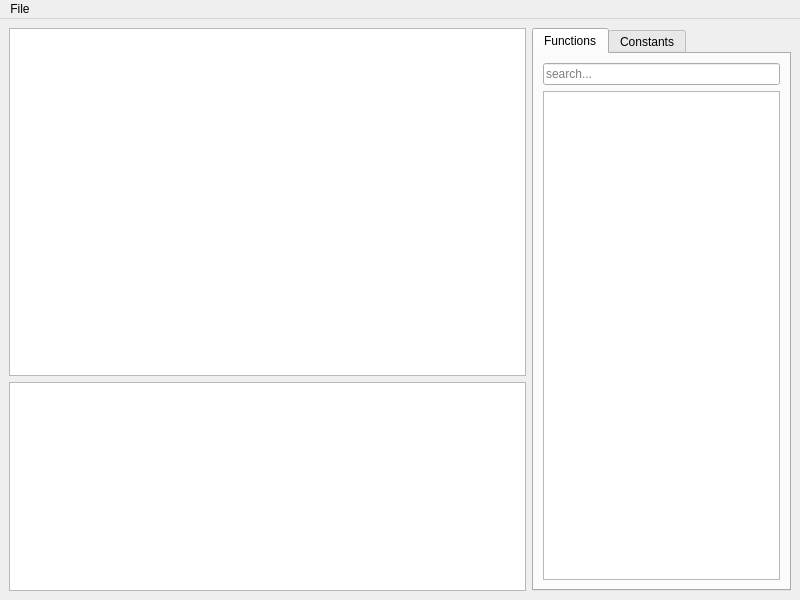
<?xml version="1.0" encoding="UTF-8"?>
<ui version="4.0">
 <class>MainWindow</class>
 <widget class="QMainWindow" name="MainWindow">
  <property name="geometry">
   <rect>
    <x>0</x>
    <y>0</y>
    <width>800</width>
    <height>600</height>
   </rect>
  </property>
  <property name="windowTitle">
   <string>MainWindow</string>
  </property>
  <widget class="QWidget" name="centralwidget">
   <layout class="QHBoxLayout" name="horizontalLayout" stretch="2,1">
    <item>
     <layout class="QVBoxLayout" name="verticalLayout" stretch="5,3">
      <item>
       <widget class="CodeEditor" name="codeEdit">
        <property name="font">
         <font>
          <family>Courier New</family>
         </font>
        </property>
        <property name="lineWrapMode">
         <enum>QPlainTextEdit::NoWrap</enum>
        </property>
       </widget>
      </item>
      <item>
       <widget class="QPlainTextEdit" name="descriptionEdit">
        <property name="font">
         <font>
          <family>Courier New</family>
         </font>
        </property>
        <property name="lineWrapMode">
         <enum>QPlainTextEdit::NoWrap</enum>
        </property>
        <property name="readOnly">
         <bool>true</bool>
        </property>
       </widget>
      </item>
     </layout>
    </item>
    <item>
     <widget class="QTabWidget" name="tabWidget">
      <property name="currentIndex">
       <number>0</number>
      </property>
      <widget class="QWidget" name="tab">
       <attribute name="title">
        <string>Functions</string>
       </attribute>
       <layout class="QVBoxLayout" name="verticalLayout_2">
        <item>
         <widget class="QLineEdit" name="functionSearchEdit">
          <property name="placeholderText">
           <string>search...</string>
          </property>
         </widget>
        </item>
        <item>
         <widget class="QListWidget" name="functionList">
          <property name="font">
           <font>
            <family>Courier New</family>
            <pointsize>8</pointsize>
           </font>
          </property>
         </widget>
        </item>
       </layout>
      </widget>
      <widget class="QWidget" name="tab_2">
       <attribute name="title">
        <string>Constants</string>
       </attribute>
       <layout class="QVBoxLayout" name="verticalLayout_3">
        <item>
         <widget class="QLineEdit" name="constantSearchEdit">
          <property name="placeholderText">
           <string>search...</string>
          </property>
         </widget>
        </item>
        <item>
         <widget class="QListWidget" name="constantList">
          <property name="font">
           <font>
            <family>Courier New</family>
            <pointsize>8</pointsize>
           </font>
          </property>
         </widget>
        </item>
       </layout>
      </widget>
     </widget>
    </item>
   </layout>
  </widget>
  <widget class="QMenuBar" name="menubar">
   <property name="geometry">
    <rect>
     <x>0</x>
     <y>0</y>
     <width>800</width>
     <height>21</height>
    </rect>
   </property>
   <widget class="QMenu" name="menuFile">
    <property name="title">
     <string>File</string>
    </property>
    <addaction name="actionNew"/>
    <addaction name="actionOpen"/>
    <addaction name="actionSave"/>
    <addaction name="actionSave_As"/>
    <addaction name="actionRevert"/>
    <addaction name="separator"/>
    <addaction name="actionCompile"/>
    <addaction name="separator"/>
    <addaction name="actionExit"/>
   </widget>
   <addaction name="menuFile"/>
  </widget>
  <action name="actionNew">
   <property name="text">
    <string>New</string>
   </property>
  </action>
  <action name="actionOpen">
   <property name="text">
    <string>Open</string>
   </property>
  </action>
  <action name="actionSave">
   <property name="text">
    <string>Save</string>
   </property>
  </action>
  <action name="actionSave_As">
   <property name="text">
    <string>Save As</string>
   </property>
  </action>
  <action name="actionRevert">
   <property name="text">
    <string>Revert</string>
   </property>
  </action>
  <action name="actionCompile">
   <property name="text">
    <string>Compile</string>
   </property>
  </action>
  <action name="actionExit">
   <property name="text">
    <string>Exit</string>
   </property>
  </action>
 </widget>
 <customwidgets>
  <customwidget>
   <class>CodeEditor</class>
   <extends>QPlainTextEdit</extends>
   <header location="global">toolset.editors.nss.nss_editor</header>
  </customwidget>
 </customwidgets>
 <resources/>
 <connections/>
</ui>
